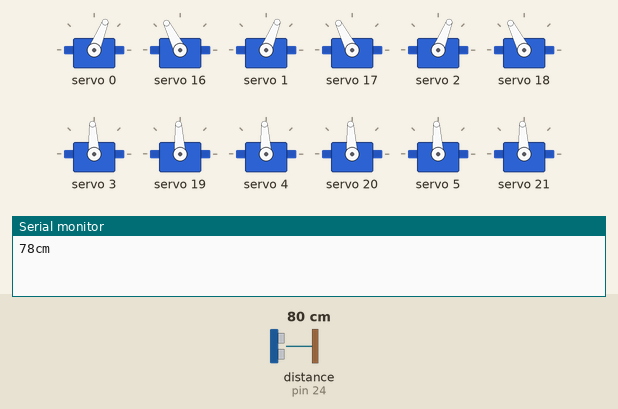
A sketch run on a simulated Arduino Mega 2560, built with avr-gcc and run on an emulated ATmega2560. Parts: 12 × servo, the last lines printed to the serial monitor. Wiring (inferred from the names in the program): ultrasonic range finder: trigger pin 22; echo pin 24. Inputs (shaded band) come from the test bench; at power-on: distance to the obstacle (sensor on pin 24) 80 cm. The echo pulse lasts 58.3 µs per cm; random numbers use the default seed unless the sketch sets one.

Above: at 8.4 s.
8.5 s: distance to the obstacle (sensor on pin 24) set to 2 cm
At 9.04 s:
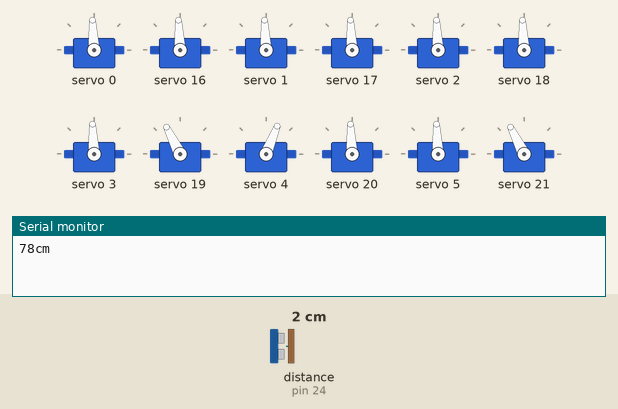
12.0 s: distance to the obstacle (sensor on pin 24) set to 60 cm
At 12.66 s:
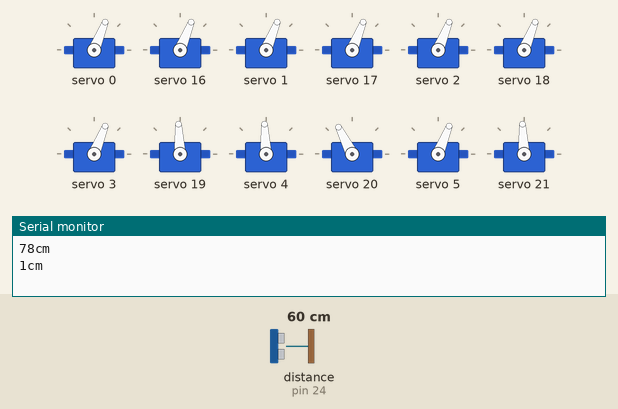
15.5 s: distance to the obstacle (sensor on pin 24) set to 4 cm
At 17.51 s:
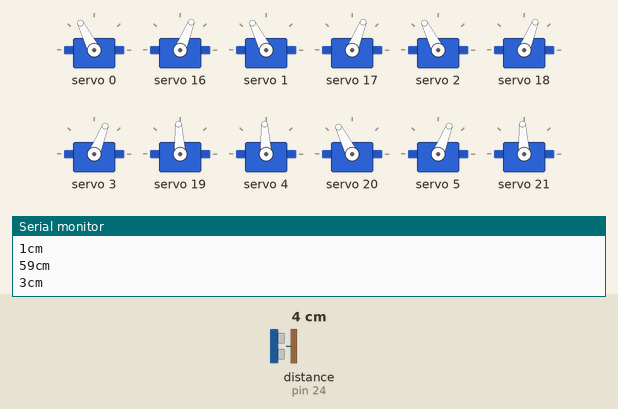
Timing chart, 0 to 39.2 s (numbered marks = the images above; inputs shaded):
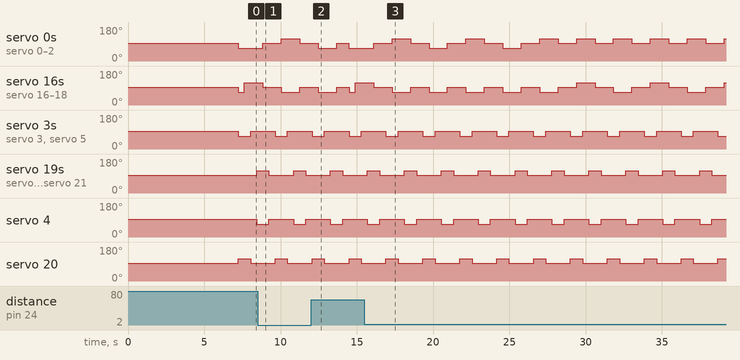

Measured:
- by itself, servo 3–5: alternates 93° for 1.6 s and 68° for 0.81 s
- by itself, servo 19–21: alternates 117° for 0.81 s and 93° for 1.6 s

The sketch:

hexapod.ino
```cpp
/*
   Hexapod

   Copyleft 2019 Willice @ SDNU Young AI Robit

*/

/***********************************************************************
             DO WHAT THE FUCK YOU WANT TO PUBLIC LICENSE
                     Version 2, December 2004
*                                                                      *
  Copyright (C) 2004 Sam Hocevar <sam@hocevar.net>
*                                                                      *
  Everyone is permitted to copy and distribute verbatim or modified
  copies of this license document, and changing it is allowed as long
  as the name is changed.
*                                                                      *
             DO WHAT THE FUCK YOU WANT TO PUBLIC LICENSE
    TERMS AND CONDITIONS FOR COPYING, DISTRIBUTION AND MODIFICATION
*                                                                      *
   0. You just DO WHAT THE FUCK YOU WANT TO.
*                                                                      *
***********************************************************************/

#include <Adafruit_PWMServoDriver.h>

Adafruit_PWMServoDriver rPWM = Adafruit_PWMServoDriver(0x40);
Adafruit_PWMServoDriver lPWM = Adafruit_PWMServoDriver(0x41);

#define SERVOMAX  255
#define SERVOMID  307
#define SERVOMIN  359
#define SERVO_FREQ 50 //in Hz

#define TRIG 22 //pin,beneth too.
#define ECHO 24
#define DISTANCE_LIMIT 50 //in cm

#define WAIT_TIME 400 //in ms

long dist;
int i,j; //for loop, no other function

void setup() {

  Serial.begin(9600);

  rPWM.begin();
  rPWM.setPWMFreq(SERVO_FREQ);
  lPWM.begin();
  lPWM.setPWMFreq(SERVO_FREQ);

  initPosition();

}

void loop() {
    if (distance() > 50) {
      forward();
    } else {
      backward();
      if (random() % 2) {
        left();
      } else {
        right();
      }
    }
}

void initPosition() {
  for (i = 0; i < 3; i++) {
    for (j = 0; j < 3; j++) {
      rPWM.setPWM(3 * i + j, 0, SERVOMID);
      delay(WAIT_TIME);
      lPWM.setPWM(3 * i + j, 0, SERVOMID);
      delay(WAIT_TIME);
    }
  }
}

void forward() {

  for(i=0;i<3;i++){
    rPWM.setPWM(i, 0, SERVOMAX);
    lPWM.setPWM(i, 0, SERVOMAX);
  }

  rPWM.setPWM(3, 0, SERVOMAX);
  lPWM.setPWM(4, 0, SERVOMIN);
  rPWM.setPWM(5, 0, SERVOMAX);
  delay(WAIT_TIME);

  rPWM.setPWM(0, 0, SERVOMAX);
  rPWM.setPWM(1, 0, SERVOMAX);
  rPWM.setPWM(2, 0, SERVOMAX);
  lPWM.setPWM(0, 0, SERVOMIN);
  lPWM.setPWM(1, 0, SERVOMIN);
  lPWM.setPWM(2, 0, SERVOMIN);
  delay(WAIT_TIME);

  rPWM.setPWM(3, 0, SERVOMID);
  lPWM.setPWM(4, 0, SERVOMID);
  rPWM.setPWM(5, 0, SERVOMID);
  delay(WAIT_TIME);

  lPWM.setPWM(3, 0, SERVOMIN);
  rPWM.setPWM(4, 0, SERVOMAX);
  lPWM.setPWM(5, 0, SERVOMIN);
  delay(WAIT_TIME);

  for(i=0;i<3;i++){
    rPWM.setPWM(i,0,SERVOMID);
    lPWM.setPWM(i,0,SERVOMID);
  }
  delay(WAIT_TIME);

  lPWM.setPWM(3, 0, SERVOMID);
  rPWM.setPWM(4, 0, SERVOMID);
  lPWM.setPWM(5, 0, SERVOMID);
  delay(WAIT_TIME);

}

void backward() {

  rPWM.setPWM(3, 0, SERVOMAX);
  lPWM.setPWM(4, 0, SERVOMIN);
  rPWM.setPWM(5, 0, SERVOMAX);
  delay(WAIT_TIME);

  rPWM.setPWM(0, 0, SERVOMIN);
  rPWM.setPWM(1, 0, SERVOMIN);
  rPWM.setPWM(2, 0, SERVOMIN);
  lPWM.setPWM(0, 0, SERVOMAX);
  lPWM.setPWM(1, 0, SERVOMAX);
  lPWM.setPWM(2, 0, SERVOMAX);
  delay(WAIT_TIME);

  rPWM.setPWM(3, 0, SERVOMID);
  lPWM.setPWM(4, 0, SERVOMID);
  rPWM.setPWM(5, 0, SERVOMID);
  delay(WAIT_TIME);

  lPWM.setPWM(3, 0, SERVOMIN);
  rPWM.setPWM(4, 0, SERVOMAX);
  lPWM.setPWM(5, 0, SERVOMIN);
  delay(WAIT_TIME);

  for(i=0;i<3;i++){
    rPWM.setPWM(i,0,SERVOMID);
    lPWM.setPWM(i,0,SERVOMID);
  }
  delay(WAIT_TIME);

  lPWM.setPWM(3, 0, SERVOMID);
  rPWM.setPWM(4, 0, SERVOMID);
  lPWM.setPWM(5, 0, SERVOMID);
  delay(WAIT_TIME);

}

void left() {

  rPWM.setPWM(3, 0, SERVOMAX);
  lPWM.setPWM(4, 0, SERVOMIN);
  rPWM.setPWM(5, 0, SERVOMAX);
  delay(WAIT_TIME);

  for(i=0;i<3;i++){
    rPWM.setPWM(i,0,SERVOMAX);
    lPWM.setPWM(i,0,SERVOMAX);
  }
  delay(WAIT_TIME);

  rPWM.setPWM(3, 0, SERVOMID);
  lPWM.setPWM(4, 0, SERVOMID);
  rPWM.setPWM(5, 0, SERVOMID);
  delay(WAIT_TIME);

  lPWM.setPWM(3, 0, SERVOMIN);
  rPWM.setPWM(4, 0, SERVOMAX);
  lPWM.setPWM(5, 0, SERVOMIN);
  delay(WAIT_TIME);

  for(i=0;i<3;i++){
    rPWM.setPWM(i,0,SERVOMID);
    lPWM.setPWM(i,0,SERVOMID);
  }
  delay(WAIT_TIME);


  lPWM.setPWM(3, 0, SERVOMID);
  rPWM.setPWM(4, 0, SERVOMID);
  lPWM.setPWM(5, 0, SERVOMID);
  delay(WAIT_TIME);

}

void right() {
  rPWM.setPWM(3, 0, SERVOMAX);
  lPWM.setPWM(4, 0, SERVOMIN);
  rPWM.setPWM(5, 0, SERVOMAX);
  delay(WAIT_TIME);

  for(i=0;i<3;i++){
    rPWM.setPWM(i,0,SERVOMIN);
    lPWM.setPWM(i,0,SERVOMIN);
  }
  delay(WAIT_TIME);

  rPWM.setPWM(3, 0, SERVOMID);
  lPWM.setPWM(4, 0, SERVOMID);
  rPWM.setPWM(5, 0, SERVOMID);
  delay(WAIT_TIME);

  lPWM.setPWM(3, 0, SERVOMIN);
  rPWM.setPWM(4, 0, SERVOMAX);
  lPWM.setPWM(5, 0, SERVOMIN);
  delay(WAIT_TIME);

  for(i=0;i<3;i++){
    rPWM.setPWM(i,0,SERVOMID);
    lPWM.setPWM(i,0,SERVOMID);
  }
  delay(WAIT_TIME);

  lPWM.setPWM(3, 0, SERVOMID);
  rPWM.setPWM(4, 0, SERVOMID);
  lPWM.setPWM(5, 0, SERVOMID);
  delay(WAIT_TIME);
}

long distance() {

  pinMode(TRIG, OUTPUT);
  digitalWrite(TRIG, LOW);
  delayMicroseconds(2);
  digitalWrite(TRIG, HIGH);
  delayMicroseconds(5);
  digitalWrite(TRIG, LOW);

  pinMode(ECHO, INPUT);
  dist = (double)pulseIn(ECHO, HIGH) * 0.017;

  Serial.print(dist);
  Serial.write("cm\n");

  return dist;

}
```
